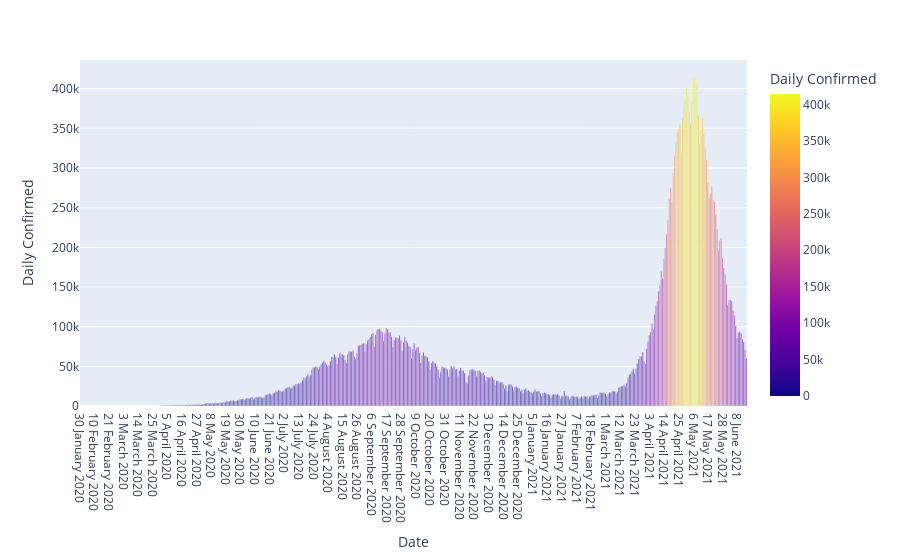

Notebook source saved alongside this figure:
### Code cell
px.bar(data,x='Date',y='Daily Confirmed',color='Daily Confirmed')

### Figure 1 — Plotly figure (JSON) as saved in the notebook; plotly's stock layout.template omitted (floating-point values rounded to 4 significant figures; data arrays with more than 128 entries replaced by an {"elided": "..."} marker saying what was removed)
{"data": [{"alignmentgroup": "True", "hovertemplate": "Date=%{x}<br>Daily Confirmed=%{marker.color}<extra></extra>", "legendgroup": "", "marker": {"color": {"elided": "502 int values"}, "coloraxis": "coloraxis"}, "name": "", "offsetgroup": "", "orientation": "v", "showlegend": false, "textposition": "auto", "type": "bar", "x": {"elided": "502 str values"}, "xaxis": "x", "y": {"elided": "502 int values"}, "yaxis": "y"}], "layout": {"barmode": "relative", "coloraxis": {"colorbar": {"title": {"text": "Daily Confirmed"}}, "colorscale": [[0, "#0d0887"], [0.1111, "#46039f"], [0.2222, "#7201a8"], [0.3333, "#9c179e"], [0.4444, "#bd3786"], [0.5556, "#d8576b"], [0.6667, "#ed7953"], [0.7778, "#fb9f3a"], [0.8889, "#fdca26"], [1, "#f0f921"]]}, "legend": {"tracegroupgap": 0}, "margin": {"t": 60}, "xaxis": {"anchor": "y", "domain": [0, 1], "title": {"text": "Date"}}, "yaxis": {"anchor": "x", "domain": [0, 1], "title": {"text": "Daily Confirmed"}}}}
